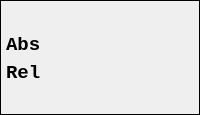
              <widget class="QFrame" name="gridFrame">
               <property name="frameShape">
                <enum>QFrame::Box</enum>
               </property>
               <layout class="QGridLayout" name="gridLayout_2">
                <property name="leftMargin">
                 <number>5</number>
                </property>
                <property name="topMargin">
                 <number>5</number>
                </property>
                <property name="rightMargin">
                 <number>5</number>
                </property>
                <property name="bottomMargin">
                 <number>5</number>
                </property>
                <item row="3" column="0">
                 <widget class="QLabel" name="label_2">
                  <property name="sizePolicy">
                   <sizepolicy hsizetype="Fixed" vsizetype="Preferred">
                    <horstretch>0</horstretch>
                    <verstretch>0</verstretch>
                   </sizepolicy>
                  </property>
                  <property name="font">
                   <font>
                    <family>Monospace</family>
                    <pointsize>14</pointsize>
                    <weight>75</weight>
                    <bold>true</bold>
                   </font>
                  </property>
                  <property name="text">
                   <string>Rel</string>
                  </property>
                 </widget>
                </item>
                <item row="0" column="3">
                 <widget class="StatusLabel" name="statuslabel_10">
                  <property name="font">
                   <font>
                    <family>Monospace</family>
                    <pointsize>14</pointsize>
                    <weight>75</weight>
                    <bold>true</bold>
                   </font>
                  </property>
                  <property name="frameShape">
                   <enum>QFrame::NoFrame</enum>
                  </property>
                  <property name="alignment">
                   <set>Qt::AlignCenter</set>
                  </property>
                  <property name="rules" stdset="0">
                   <string>[{&quot;channels&quot;: [{&quot;url&quot;: &quot;status:joint.1.homed&quot;, &quot;trigger&quot;: true}], &quot;property&quot;: &quot;Text&quot;, &quot;expression&quot;: &quot;'Y Axis *' if ch[0] else 'Y Axis'&quot;, &quot;name&quot;: &quot;Homed&quot;}, {&quot;channels&quot;: [{&quot;url&quot;: &quot;status:joint.1.homed&quot;, &quot;trigger&quot;: true}], &quot;property&quot;: &quot;Style Sheet&quot;, &quot;expression&quot;: &quot;'border-color:rgb(150, 255, 150);' if ch[0] else 'border-color:rgb(240,240,80)'&quot;, &quot;name&quot;: &quot;Border Color&quot;}]</string>
                  </property>
                  <property name="statusType" stdset="0">
                   <string>axisLabel</string>
                  </property>
                  <property name="borderStyle" stdset="0">
                   <string>solid</string>
                  </property>
                 </widget>
                </item>
                <item row="2" column="0">
                 <widget class="QLabel" name="label">
                  <property name="sizePolicy">
                   <sizepolicy hsizetype="Fixed" vsizetype="Preferred">
                    <horstretch>0</horstretch>
                    <verstretch>0</verstretch>
                   </sizepolicy>
                  </property>
                  <property name="font">
                   <font>
                    <family>Monospace</family>
                    <pointsize>14</pointsize>
                    <weight>75</weight>
                    <bold>true</bold>
                   </font>
                  </property>
                  <property name="text">
                   <string>Abs</string>
                  </property>
                 </widget>
                </item>
                <item row="2" column="2">
                 <widget class="StatusLabel" name="statuslabel_14">
                  <property name="font">
                   <font>
                    <family>Monospace</family>
                    <pointsize>14</pointsize>
                    <weight>75</weight>
                    <bold>true</bold>
                   </font>
                  </property>
                  <property name="alignment">
                   <set>Qt::AlignCenter</set>
                  </property>
                  <property name="rules" stdset="0">
                   <string>[{&quot;channels&quot;: [{&quot;url&quot;: &quot;position:abs?string&amp;axis=x&quot;, &quot;trigger&quot;: true}], &quot;property&quot;: &quot;Text&quot;, &quot;expression&quot;: &quot;ch[0]&quot;, &quot;name&quot;: &quot;Absolute Position&quot;}]</string>
                  </property>
                 </widget>
                </item>
                <item row="3" column="2">
                 <widget class="StatusLabel" name="statuslabel_5">
                  <property name="font">
                   <font>
                    <family>Monospace</family>
                    <pointsize>14</pointsize>
                    <weight>75</weight>
                    <bold>true</bold>
                   </font>
                  </property>
                  <property name="alignment">
                   <set>Qt::AlignCenter</set>
                  </property>
                  <property name="rules" stdset="0">
                   <string>[{&quot;channels&quot;: [{&quot;url&quot;: &quot;position:rel?string&amp;axis=x&quot;, &quot;trigger&quot;: true}], &quot;property&quot;: &quot;Text&quot;, &quot;expression&quot;: &quot;ch[0]&quot;, &quot;name&quot;: &quot;Relative Position&quot;}]</string>
                  </property>
                 </widget>
                </item>
                <item row="4" column="3" colspan="2">
                 <widget class="StatusLabel" name="statuslabel_2">
                  <property name="font">
                   <font>
                    <family>DejaVu Sans</family>
                    <pointsize>12</pointsize>
                   </font>
                  </property>
                  <property name="frameShape">
                   <enum>QFrame::NoFrame</enum>
                  </property>
                  <property name="rules" stdset="0">
                   <string>[{&quot;channels&quot;: [{&quot;url&quot;: &quot;status:file&quot;, &quot;trigger&quot;: true}], &quot;property&quot;: &quot;Text&quot;, &quot;expression&quot;: &quot;'File: ' + ch[0].split('/')[-1] if ch[0] else 'No File Loaded'&quot;, &quot;name&quot;: &quot;Loaded File&quot;}, {&quot;channels&quot;: [{&quot;url&quot;: &quot;status:file&quot;, &quot;trigger&quot;: true}], &quot;property&quot;: &quot;Style Sheet&quot;, &quot;expression&quot;: &quot;'border-color: rgb(150, 255, 150);' if ch[0] != 'No file loaded' else 'border-color:rgb(240,240,80)'&quot;, &quot;name&quot;: &quot;Border Color&quot;}]</string>
                  </property>
                  <property name="borderStyle" stdset="0">
                   <string>solid</string>
                  </property>
                 </widget>
                </item>
                <item row="3" column="3">
                 <widget class="StatusLabel" name="statuslabel_12">
                  <property name="font">
                   <font>
                    <family>Monospace</family>
                    <pointsize>14</pointsize>
                    <weight>75</weight>
                    <bold>true</bold>
                   </font>
                  </property>
                  <property name="alignment">
                   <set>Qt::AlignCenter</set>
                  </property>
                  <property name="rules" stdset="0">
                   <string>[{&quot;channels&quot;: [{&quot;url&quot;: &quot;position:rel?string&amp;axis=y&quot;, &quot;trigger&quot;: true}], &quot;property&quot;: &quot;Text&quot;, &quot;expression&quot;: &quot;ch[0]&quot;, &quot;name&quot;: &quot;Relative Position&quot;}]</string>
                  </property>
                 </widget>
                </item>
                <item row="3" column="4">
                 <widget class="StatusLabel" name="statuslabel_13">
                  <property name="font">
                   <font>
                    <family>Monospace</family>
                    <pointsize>14</pointsize>
                    <weight>75</weight>
                    <bold>true</bold>
                   </font>
                  </property>
                  <property name="alignment">
                   <set>Qt::AlignCenter</set>
                  </property>
                  <property name="rules" stdset="0">
                   <string>[{&quot;channels&quot;: [{&quot;url&quot;: &quot;position:rel?string&amp;axis=z&quot;, &quot;trigger&quot;: true}], &quot;property&quot;: &quot;Text&quot;, &quot;expression&quot;: &quot;ch[0]&quot;, &quot;name&quot;: &quot;Relative Position&quot;}]</string>
                  </property>
                 </widget>
                </item>
                <item row="2" column="3">
                 <widget class="StatusLabel" name="statuslabel_15">
                  <property name="font">
                   <font>
                    <family>Monospace</family>
                    <pointsize>14</pointsize>
                    <weight>75</weight>
                    <bold>true</bold>
                   </font>
                  </property>
                  <property name="alignment">
                   <set>Qt::AlignCenter</set>
                  </property>
                  <property name="rules" stdset="0">
                   <string>[{&quot;channels&quot;: [{&quot;url&quot;: &quot;position:abs?string&amp;axis=y&quot;, &quot;trigger&quot;: true}], &quot;property&quot;: &quot;Text&quot;, &quot;expression&quot;: &quot;ch[0]&quot;, &quot;name&quot;: &quot;Absolute Position&quot;}]</string>
                  </property>
                 </widget>
                </item>
                <item row="0" column="4">
                 <widget class="StatusLabel" name="statuslabel_11">
                  <property name="font">
                   <font>
                    <family>Monospace</family>
                    <pointsize>14</pointsize>
                    <weight>75</weight>
                    <bold>true</bold>
                   </font>
                  </property>
                  <property name="frameShape">
                   <enum>QFrame::NoFrame</enum>
                  </property>
                  <property name="alignment">
                   <set>Qt::AlignCenter</set>
                  </property>
                  <property name="rules" stdset="0">
                   <string>[{&quot;channels&quot;: [{&quot;url&quot;: &quot;status:joint.2.homed&quot;, &quot;trigger&quot;: true}], &quot;property&quot;: &quot;Text&quot;, &quot;expression&quot;: &quot;'Z Axis *' if ch[0] else 'Z Axis'&quot;, &quot;name&quot;: &quot;Homed&quot;}, {&quot;channels&quot;: [{&quot;url&quot;: &quot;status:joint.2.homed&quot;, &quot;trigger&quot;: true}], &quot;property&quot;: &quot;Style Sheet&quot;, &quot;expression&quot;: &quot;'border-color:rgb(150, 255, 150);' if ch[0] else 'border-color:rgb(240,240,80)'&quot;, &quot;name&quot;: &quot;Border Color&quot;}]</string>
                  </property>
                  <property name="statusType" stdset="0">
                   <string>axisLabel</string>
                  </property>
                  <property name="borderStyle" stdset="0">
                   <string>solid</string>
                  </property>
                 </widget>
                </item>
                <item row="0" column="2">
                 <widget class="StatusLabel" name="statuslabel">
                  <property name="font">
                   <font>
                    <family>Monospace</family>
                    <pointsize>14</pointsize>
                    <weight>75</weight>
                    <bold>true</bold>
                   </font>
                  </property>
                  <property name="frameShape">
                   <enum>QFrame::NoFrame</enum>
                  </property>
                  <property name="alignment">
                   <set>Qt::AlignCenter</set>
                  </property>
                  <property name="rules" stdset="0">
                   <string>[{&quot;channels&quot;: [{&quot;url&quot;: &quot;status:joint.0.homed&quot;, &quot;trigger&quot;: true}], &quot;property&quot;: &quot;Text&quot;, &quot;expression&quot;: &quot;'X Axis *' if ch[0] else 'X Axis'&quot;, &quot;name&quot;: &quot;Homed&quot;}, {&quot;channels&quot;: [{&quot;url&quot;: &quot;status:joint.0.homed&quot;, &quot;trigger&quot;: true}], &quot;property&quot;: &quot;Style Sheet&quot;, &quot;expression&quot;: &quot;'border-color:rgb(150, 255, 150);' if ch[0] else 'border-color:rgb(240,240,80)'&quot;, &quot;name&quot;: &quot;Border Color&quot;}]</string>
                  </property>
                  <property name="statusType" stdset="0">
                   <string>axisLabel</string>
                  </property>
                  <property name="borderStyle" stdset="0">
                   <string>solid</string>
                  </property>
                 </widget>
                </item>
                <item row="2" column="4">
                 <widget class="StatusLabel" name="statuslabel_16">
                  <property name="font">
                   <font>
                    <family>Monospace</family>
                    <pointsize>14</pointsize>
                    <weight>75</weight>
                    <bold>true</bold>
                   </font>
                  </property>
                  <property name="alignment">
                   <set>Qt::AlignCenter</set>
                  </property>
                  <property name="rules" stdset="0">
                   <string>[{&quot;channels&quot;: [{&quot;url&quot;: &quot;position:abs?string&amp;axis=z&quot;, &quot;trigger&quot;: true}], &quot;property&quot;: &quot;Text&quot;, &quot;expression&quot;: &quot;ch[0]&quot;, &quot;name&quot;: &quot;Absolute Position&quot;}]</string>
                  </property>
                 </widget>
                </item>
                <item row="4" column="0">
                 <widget class="StatusLabel" name="statuslabel_3">
                  <property name="font">
                   <font>
                    <family>DejaVu Sans</family>
                    <pointsize>12</pointsize>
                   </font>
                  </property>
                  <property name="frameShape">
                   <enum>QFrame::NoFrame</enum>
                  </property>
                  <property name="rules" stdset="0">
                   <string>[{&quot;channels&quot;: [{&quot;url&quot;: &quot;status:g5x_index?string&quot;, &quot;trigger&quot;: true}], &quot;property&quot;: &quot;Text&quot;, &quot;expression&quot;: &quot;ch[0]&quot;, &quot;name&quot;: &quot;Current Coordinate Sytem&quot;}]</string>
                  </property>
                  <property name="borderStyle" stdset="0">
                   <string>solid</string>
                  </property>
                 </widget>
                </item>
                <item row="4" column="2">
                 <widget class="StatusLabel" name="statuslabel_4">
                  <property name="font">
                   <font>
                    <family>DejaVu Sans</family>
                    <pointsize>12</pointsize>
                   </font>
                  </property>
                  <property name="alignment">
                   <set>Qt::AlignCenter</set>
                  </property>
                  <property name="rules" stdset="0">
                   <string>[{&quot;channels&quot;: [{&quot;url&quot;: &quot;status:tool_in_spindle?string&quot;, &quot;trigger&quot;: true}], &quot;property&quot;: &quot;Text&quot;, &quot;expression&quot;: &quot;'Tool {}'.format(ch[0])&quot;, &quot;name&quot;: &quot;Tool in Spindle&quot;}, {&quot;channels&quot;: [{&quot;url&quot;: &quot;status:tool_in_spindle&quot;, &quot;trigger&quot;: true}], &quot;property&quot;: &quot;Style Sheet&quot;, &quot;expression&quot;: &quot;'border-color: rgb(240,240,80)' if ch[0] == 0 else 'border-color: rgb(150,255,150)'&quot;, &quot;name&quot;: &quot;Background Color&quot;}]</string>
                  </property>
                  <property name="borderStyle" stdset="0">
                   <string>solid</string>
                  </property>
                 </widget>
                </item>
               </layout>
              </widget>
